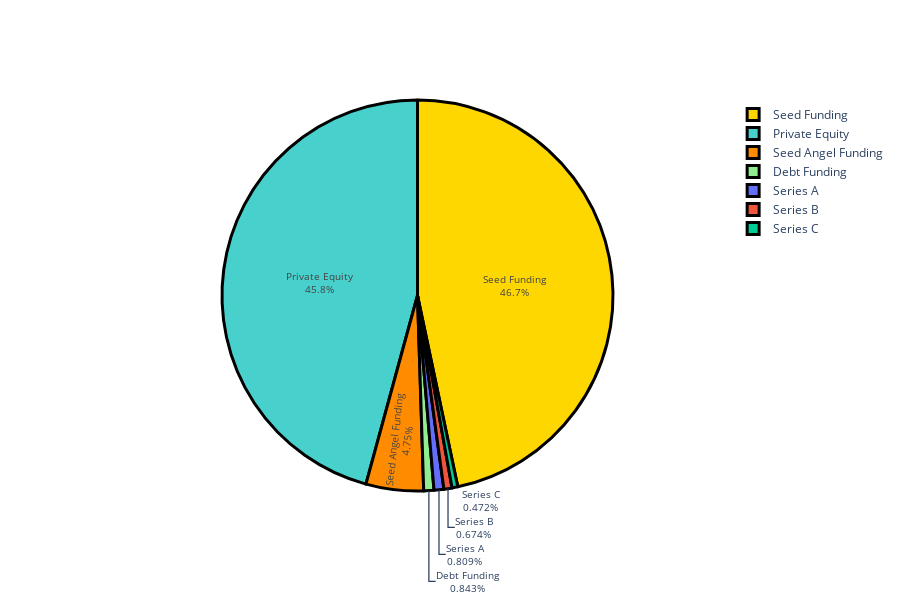

Notebook source saved alongside this figure:
### Code cell
colrs = ['gold', 'mediumturquoise', 'darkorange', 'lightgreen']

fig=go.Figure(data=[go.Pie(labels=top7.index,values=top7.values)])
fig.update_traces(hoverinfo='label+percent', textinfo='label+percent', textfont_size=10,
                  marker=dict(colors=colrs))
fig.data[0].marker.line.width = 3
fig.data[0].marker.line.color = "black"                
fig.update_layout(height=600,autosize=True ,plot_bgcolor='rgb(275, 275, 275)')

fig.show()

### Figure 1 — Plotly figure (JSON) as saved in the notebook; plotly's stock layout.template omitted (floating-point values rounded to 4 significant figures)
{"data": [{"hoverinfo": "label+percent", "labels": ["Seed Funding", "Private Equity", "Seed Angel Funding", "Debt Funding", "Series A", "Series B", "Series C"], "marker": {"colors": ["gold", "mediumturquoise", "darkorange", "lightgreen"], "line": {"color": "black", "width": 3}}, "textfont": {"size": 10}, "textinfo": "label+percent", "type": "pie", "values": [1385, 1357, 141, 25, 24, 20, 14]}], "layout": {"autosize": true, "height": 600, "plot_bgcolor": "rgb(275, 275, 275)"}}
